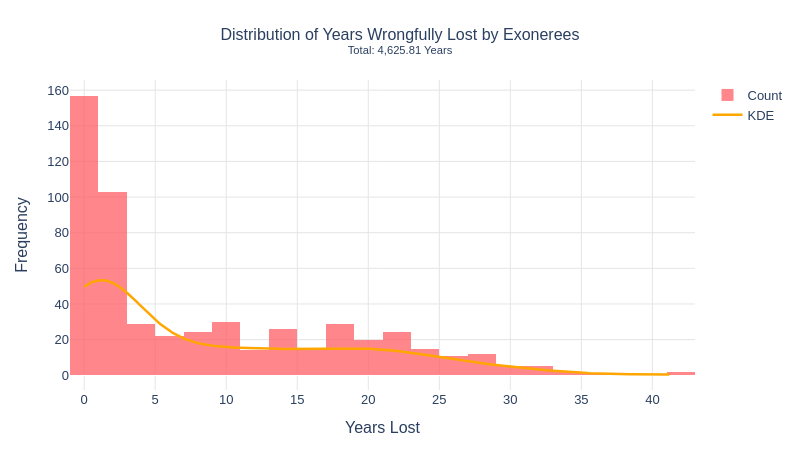

The code cell stored with this chart in its notebook:
### Markdown cell above
### Distribution of Years Wrongfully Lost by Exonerees

### Code cell
import plotly.graph_objects as go
import numpy as np
from scipy.stats import gaussian_kde

exon_df_clean = exon_df[exon_df["years_lost"] >= 0]
total_years_lost = round(exon_df_clean["years_lost"].sum(), 2)
print(f"Total Years Lost by Exonerees: {total_years_lost}")

yl = exon_df_clean["years_lost"]
kde = gaussian_kde(yl, bw_method=0.3)
x_range = np.linspace(yl.min(), yl.max(), 300)
kde_y = kde(x_range) * len(yl) * (yl.max() - yl.min()) / 30

fig = go.Figure()
fig.add_trace(
    go.Histogram(
        x=yl,
        nbinsx=30,
        name="Count",
        marker_color="#ff5f66",
        opacity=0.75,
        hovertemplate="Years Lost: %{x}<br>Count: %{y}<extra></extra>",
    )
)
fig.add_trace(
    go.Scatter(
        x=x_range,
        y=kde_y,
        mode="lines",
        name="KDE",
        line=dict(color="#ffa600", width=2.5),
    )
)

fig.update_layout(
    title=dict(
        text=f"Distribution of Years Wrongfully Lost by Exonerees<br><sup>Total: {total_years_lost:,} Years</sup>",
        x=0.5,
        font=dict(size=16),
    ),
    xaxis=dict(title="Years Lost", gridcolor="#e5e5e5"),
    yaxis=dict(title="Frequency", gridcolor="#e5e5e5"),
    plot_bgcolor="white",
    paper_bgcolor="white",
    font=dict(family="Arial", size=13),
    width=800,
    height=450,
    margin=dict(t=80, b=60, l=70, r=40),
)
fig.show()

### Figure 1 — Plotly figure (JSON) as saved in the notebook; plotly's stock layout.template omitted (floating-point values rounded to 4 significant figures; data arrays with more than 128 entries replaced by an {"elided": "..."} marker saying what was removed)
{"data": [{"hovertemplate": "Years Lost: %{x}<br>Count: %{y}<extra></extra>", "marker": {"color": "#ff5f66"}, "name": "Count", "nbinsx": 30, "opacity": 0.75, "type": "histogram", "x": {"elided": "546 float values"}}, {"line": {"color": "#ffa600", "width": 2.5}, "mode": "lines", "name": "KDE", "type": "scatter", "x": {"elided": "300 float values"}, "y": {"elided": "300 float values"}}], "layout": {"font": {"family": "Arial", "size": 13}, "height": 450, "margin": {"b": 60, "l": 70, "r": 40, "t": 80}, "paper_bgcolor": "white", "plot_bgcolor": "white", "title": {"font": {"size": 16}, "text": "Distribution of Years Wrongfully Lost by Exonerees<br><sup>Total: 4,625.81 Years</sup>", "x": 0.5}, "width": 800, "xaxis": {"gridcolor": "#e5e5e5", "title": {"text": "Years Lost"}}, "yaxis": {"gridcolor": "#e5e5e5", "title": {"text": "Frequency"}}}}
